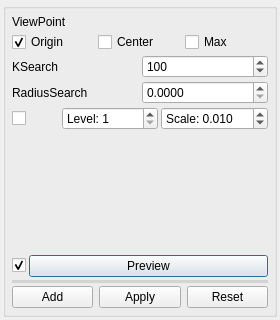
<?xml version="1.0" encoding="UTF-8"?>
<ui version="4.0">
 <class>Normals</class>
 <widget class="QDialog" name="Normals">
  <property name="geometry">
   <rect>
    <x>0</x>
    <y>0</y>
    <width>280</width>
    <height>320</height>
   </rect>
  </property>
  <property name="minimumSize">
   <size>
    <width>280</width>
    <height>320</height>
   </size>
  </property>
  <property name="windowTitle">
   <string>Normals</string>
  </property>
  <property name="styleSheet">
   <string notr="true">font: 9pt &quot;微软雅黑&quot;;</string>
  </property>
  <layout class="QVBoxLayout" name="verticalLayout">
   <property name="spacing">
    <number>3</number>
   </property>
   <property name="leftMargin">
    <number>3</number>
   </property>
   <property name="topMargin">
    <number>3</number>
   </property>
   <property name="rightMargin">
    <number>3</number>
   </property>
   <property name="bottomMargin">
    <number>3</number>
   </property>
   <item>
    <widget class="QGroupBox" name="groupBox">
     <property name="sizePolicy">
      <sizepolicy hsizetype="Ignored" vsizetype="Preferred">
       <horstretch>0</horstretch>
       <verstretch>0</verstretch>
      </sizepolicy>
     </property>
     <property name="title">
      <string/>
     </property>
     <layout class="QVBoxLayout" name="verticalLayout_2">
      <property name="spacing">
       <number>3</number>
      </property>
      <property name="leftMargin">
       <number>6</number>
      </property>
      <property name="topMargin">
       <number>6</number>
      </property>
      <property name="rightMargin">
       <number>6</number>
      </property>
      <property name="bottomMargin">
       <number>6</number>
      </property>
      <item>
       <widget class="QLabel" name="label">
        <property name="sizePolicy">
         <sizepolicy hsizetype="Preferred" vsizetype="Fixed">
          <horstretch>0</horstretch>
          <verstretch>0</verstretch>
         </sizepolicy>
        </property>
        <property name="text">
         <string>ViewPoint</string>
        </property>
       </widget>
      </item>
      <item>
       <layout class="QHBoxLayout" name="horizontalLayout_5">
        <item>
         <widget class="QCheckBox" name="check_origin">
          <property name="text">
           <string>Origin</string>
          </property>
          <property name="checked">
           <bool>true</bool>
          </property>
         </widget>
        </item>
        <item>
         <widget class="QCheckBox" name="check_center">
          <property name="text">
           <string>Center</string>
          </property>
         </widget>
        </item>
        <item>
         <widget class="QCheckBox" name="check_max">
          <property name="text">
           <string>Max</string>
          </property>
         </widget>
        </item>
       </layout>
      </item>
      <item>
       <layout class="QHBoxLayout" name="horizontalLayout">
        <item>
         <widget class="QLabel" name="label_2">
          <property name="text">
           <string>KSearch</string>
          </property>
         </widget>
        </item>
        <item>
         <widget class="QSpinBox" name="spin_k">
          <property name="maximum">
           <number>99999</number>
          </property>
          <property name="value">
           <number>100</number>
          </property>
         </widget>
        </item>
       </layout>
      </item>
      <item>
       <layout class="QHBoxLayout" name="horizontalLayout_2">
        <item>
         <widget class="QLabel" name="label_3">
          <property name="text">
           <string>RadiusSearch</string>
          </property>
         </widget>
        </item>
        <item>
         <widget class="QDoubleSpinBox" name="dspin_r">
          <property name="decimals">
           <number>4</number>
          </property>
          <property name="maximum">
           <double>9999.000000000000000</double>
          </property>
          <property name="singleStep">
           <double>0.001000000000000</double>
          </property>
          <property name="value">
           <double>0.000000000000000</double>
          </property>
         </widget>
        </item>
       </layout>
      </item>
      <item>
       <layout class="QHBoxLayout" name="horizontalLayout_3">
        <item>
         <widget class="QCheckBox" name="check_reverse">
          <property name="text">
           <string/>
          </property>
          <property name="icon">
           <iconset resource="../resources/res.qrc">
            <normaloff>:/res/icon/reverse.svg</normaloff>:/res/icon/reverse.svg</iconset>
          </property>
         </widget>
        </item>
        <item>
         <widget class="QSpinBox" name="spin_level">
          <property name="prefix">
           <string>Level: </string>
          </property>
          <property name="minimum">
           <number>1</number>
          </property>
          <property name="maximum">
           <number>10000</number>
          </property>
         </widget>
        </item>
        <item>
         <widget class="QDoubleSpinBox" name="dspin_scale">
          <property name="prefix">
           <string>Scale: </string>
          </property>
          <property name="decimals">
           <number>3</number>
          </property>
          <property name="maximum">
           <double>999.000000000000000</double>
          </property>
          <property name="singleStep">
           <double>0.010000000000000</double>
          </property>
          <property name="value">
           <double>0.010000000000000</double>
          </property>
         </widget>
        </item>
       </layout>
      </item>
      <item>
       <spacer name="verticalSpacer">
        <property name="orientation">
         <enum>Qt::Vertical</enum>
        </property>
        <property name="sizeHint" stdset="0">
         <size>
          <width>20</width>
          <height>0</height>
         </size>
        </property>
       </spacer>
      </item>
      <item>
       <layout class="QHBoxLayout" name="horizontalLayout_6">
        <item>
         <widget class="QCheckBox" name="check_refresh">
          <property name="sizePolicy">
           <sizepolicy hsizetype="Minimum" vsizetype="Fixed">
            <horstretch>0</horstretch>
            <verstretch>0</verstretch>
           </sizepolicy>
          </property>
          <property name="text">
           <string/>
          </property>
          <property name="icon">
           <iconset resource="../resources/res.qrc">
            <normaloff>:/res/icon/real-time.svg</normaloff>:/res/icon/real-time.svg</iconset>
          </property>
          <property name="checked">
           <bool>true</bool>
          </property>
         </widget>
        </item>
        <item>
         <widget class="QPushButton" name="btn_preview">
          <property name="sizePolicy">
           <sizepolicy hsizetype="Expanding" vsizetype="Fixed">
            <horstretch>0</horstretch>
            <verstretch>0</verstretch>
           </sizepolicy>
          </property>
          <property name="text">
           <string>Preview</string>
          </property>
          <property name="icon">
           <iconset resource="../resources/res.qrc">
            <normaloff>:/res/icon/preview.svg</normaloff>:/res/icon/preview.svg</iconset>
          </property>
         </widget>
        </item>
       </layout>
      </item>
      <item>
       <widget class="Line" name="line">
        <property name="styleSheet">
         <string notr="true">border:2px solid lightgray</string>
        </property>
        <property name="orientation">
         <enum>Qt::Horizontal</enum>
        </property>
       </widget>
      </item>
      <item>
       <layout class="QHBoxLayout" name="horizontalLayout_4">
        <property name="spacing">
         <number>6</number>
        </property>
        <item>
         <widget class="QPushButton" name="btn_add">
          <property name="text">
           <string>Add</string>
          </property>
          <property name="icon">
           <iconset resource="../resources/res.qrc">
            <normaloff>:/res/icon/add.svg</normaloff>:/res/icon/add.svg</iconset>
          </property>
         </widget>
        </item>
        <item>
         <widget class="QPushButton" name="btn_apply">
          <property name="text">
           <string>Apply</string>
          </property>
          <property name="icon">
           <iconset resource="../resources/res.qrc">
            <normaloff>:/res/icon/apply1.svg</normaloff>:/res/icon/apply1.svg</iconset>
          </property>
         </widget>
        </item>
        <item>
         <widget class="QPushButton" name="btn_reset">
          <property name="text">
           <string>Reset</string>
          </property>
          <property name="icon">
           <iconset resource="../resources/res.qrc">
            <normaloff>:/res/icon/reset.svg</normaloff>:/res/icon/reset.svg</iconset>
          </property>
         </widget>
        </item>
       </layout>
      </item>
     </layout>
    </widget>
   </item>
  </layout>
 </widget>
 <resources>
  <include location="../resources/res.qrc"/>
 </resources>
 <connections/>
</ui>
